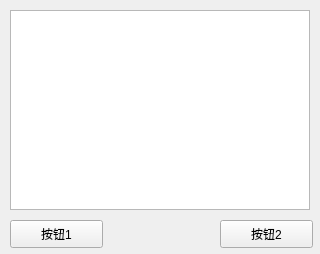
<?xml version="1.0" encoding="UTF-8"?>
<ui version="4.0">
 <class>MainWindow</class>
 <widget class="QMainWindow" name="MainWindow">
  <property name="geometry">
   <rect>
    <x>0</x>
    <y>0</y>
    <width>320</width>
    <height>254</height>
   </rect>
  </property>
  <property name="windowTitle">
   <string>MainWindow</string>
  </property>
  <widget class="QWidget" name="centralwidget">
   <widget class="QListWidget" name="listWidget">
    <property name="geometry">
     <rect>
      <x>10</x>
      <y>10</y>
      <width>300</width>
      <height>200</height>
     </rect>
    </property>
   </widget>
   <widget class="QPushButton" name="pushButton_1">
    <property name="geometry">
     <rect>
      <x>10</x>
      <y>220</y>
      <width>93</width>
      <height>28</height>
     </rect>
    </property>
    <property name="text">
     <string>按钮1</string>
    </property>
   </widget>
   <widget class="QPushButton" name="pushButton_2">
    <property name="geometry">
     <rect>
      <x>220</x>
      <y>220</y>
      <width>93</width>
      <height>28</height>
     </rect>
    </property>
    <property name="text">
     <string>按钮2</string>
    </property>
   </widget>
  </widget>
 </widget>
 <resources/>
 <connections/>
</ui>
